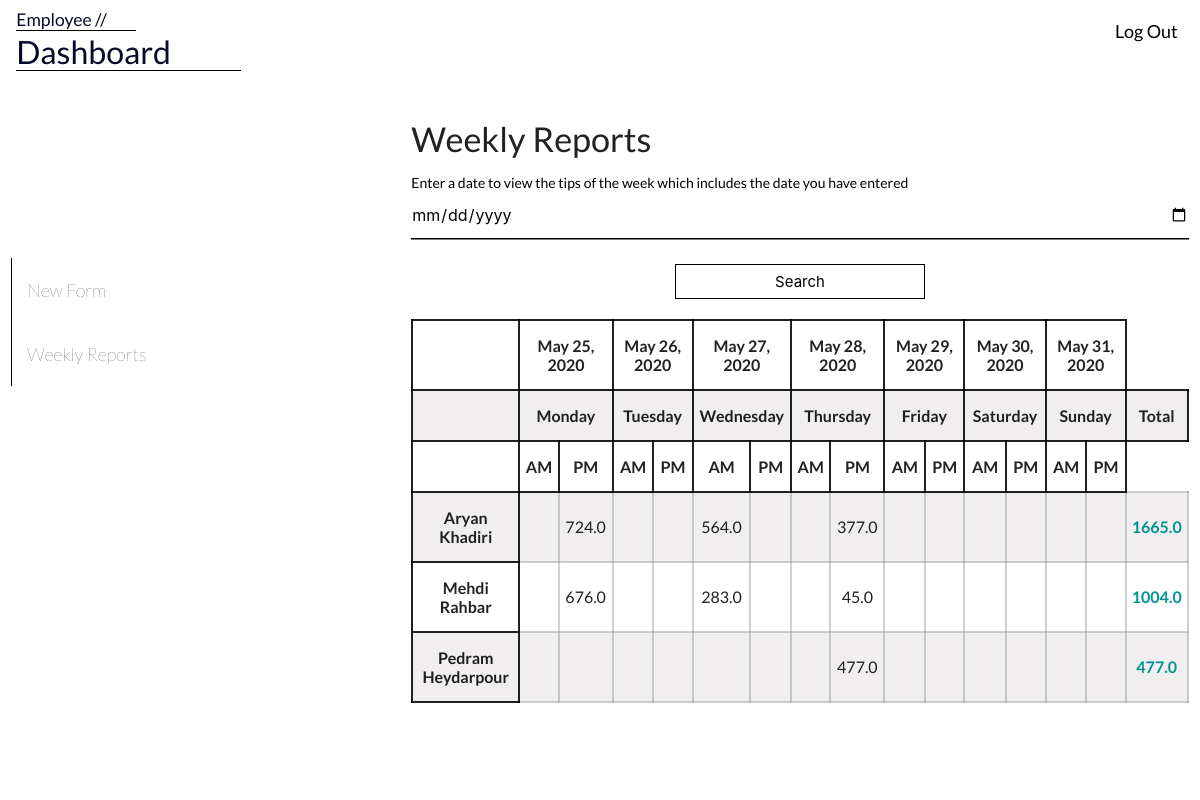
The app's page /employee/weeklyreports (signed in) with its own data.
### Manager/models.py (models this page shows, shortened)
class Employee (models.Model):
    name = models.CharField (max_length = 100)
    point = models.FloatField()
    phone = models.CharField(max_length = 10)

### Employees/models.py (models this page shows)
class Tip(models.Model):
    date = models.DateField()
    tip_amount = models.FloatField()
    time_frame = models.CharField(max_length = 20, choices = (('AM','AM'),('PM','PM')), null=True, blank=True)
    paid_today = models.FloatField()
    paid_later = models.FloatField()
    point = models.FloatField()
    employee = models.ForeignKey(Employee, on_delete=models.CASCADE)

### Employees/views.py (the view)
# urls.py: path('weeklyreports', weekly_report_view, name = "weekly_reports"),
@login_required
def weekly_report_view(request):
    title = "Weekly Reports BY Employee"
    if request.method == 'POST':
        print(request.POST)
        today_date_str = request.POST['date_input']
        today_date = datetime.strptime(today_date_str, '%Y-%m-%d').date()
        today_day = today_date.weekday()
    else:
        today_day = datetime.today().weekday()
        today_date = datetime.today().date()
    first_date_of_week = today_date - timedelta(today_day)
    last_date_of_week = first_date_of_week + timedelta(7)
    days_dates=[]
    for i in range(0,7):
        days_dates.append(first_date_of_week+timedelta(i))
    tips = Tip.objects.filter(date__lte = last_date_of_week).filter(date__gte=first_date_of_week).order_by('date')
    employees = Employee.objects.all().order_by('name')
    all_info = {}
    total_info = {}
    for employee in employees:
        all_info[employee.name] = {}
        total_info[employee.name] = 0
        for day in days_dates:
            all_info[employee.name][day]=['','']
    for tip in tips:
        if tip.time_frame == 'AM':
            all_info[tip.employee.name][tip.date][0] = tip.paid_later
            total_info[tip.employee.name] += tip.paid_later
        else:
            all_info[tip.employee.name][tip.date][1] = tip.paid_later
            total_info[tip.employee.name] += tip.paid_later
    """all_info = {}
    for employee in employees:
        all_info[employee.name] = []
        for tip in tips:
            if tip.employee == employee:
                all_info[employee.name].append({tip.date:[{tip.time_frame:tip.paid_later}]})
    for key in all_info:
        for i in range(0, 7):"""
    context = {
        'title':title,
        'tips':tips,
        'employees':employees,
        'days_dates':days_dates,
        'all_info':all_info,
        'total_info': total_info
    }
    return render(request, 'weekly_reports_employee.html', context)

### Login/models.py (called while the page is built)
    @property
    def is_active(self):
        return True

### Employees/templates/weekly_reports_employee.html (shortened to what this page needs)
{% extends 'base_employee.html' %}
{% block content %}
<head>
    {% load static %}
    <link rel="stylesheet" type="text/css" href="{% static 'weekly_reports.css' %}">
</head>
<h4>Weekly Reports</h4>
<div id="search-bar">
    <form method="POST">
        <label>Enter a date to view the tips of the week which includes the date you have entered</label>
        <input type="Date" name="date_input" id="date_input" required>
        <div class="center-align">
            <input type="submit" value="Search">
        </div>
    </form>
</div>
<table>
    <tr>
        <th colspan=""></th>
        {% for date in days_dates %}
            <th colspan="2">{{ date }}</th>
        {% endfor %}
    </tr>
    <tr>
        <th colspan="1"></th>
        <th colspan="2">Monday</th>
        <th colspan="2">Tuesday</th>
        <th colspan="2">Wednesday</th>
        <th colspan="2">Thursday</th>
        <th colspan="2">Friday</th>
        <th colspan="2">Saturday</th>
        <th colspan="2">Sunday</th>
        <th>Total</th>
    </tr>
    <tr>
        <th colspan="1"></th>
        <th>AM</th>
        <th>PM</th>
        <th>AM</th>
        <th>PM</th>
        <th>AM</th>
        <th>PM</th>
        <th>AM</th>
        <th>PM</th>
        <th>AM</th>
        <th>PM</th>
        <th>AM</th>
        <th>PM</th>
        <th>AM</th>
        <th>PM</th>
    </tr>
    {% for k, v in all_info.items %}
        <tr>
            <th>{{ k }}</th>
            {% for k1, v1 in v.items %}
                {% for detail in v1 %}
                    <td>{{ detail }}</td>
                {% endfor %}
            {% endfor %}
            {% for emp, total in total_info.items %}
                {% if emp == k %}
                    <td class="total_data">{{ total }}</td>
                {% endif %}
            {% endfor %}
        </tr>
    {% endfor %}
</table>
{% endblock %}

### Manager/static/base.css (style rules this page uses)
body { font-family: Lato !important; background-color: #ffffff; width: 100%; height: 100%; }

### Manager/static/weekly_reports.css (style rules this page uses)
th, td { text-align: center; }
th { border:solid 2px; }
td { border:solid 2px rgba(128, 128, 128, 0.37); }
tr:nth-child(even) { background-color: rgba(41, 12, 0, 0.068); }
.total_data { color:rgb(1, 146, 146); font-weight: bolder; }
label { color: #000000; font-size: 14px; }
input[type="date"] { margin-bottom: 15px !important; cursor: pointer; border-bottom: 1px solid #000000 !important; box-shadow: 0 0.5px 0 0 #000000 !important; }
input[type="submit"] { background: transparent; cursor: pointer; margin: 10px 0px 5px 0px; border: 1px solid #000000; width: 250px; height: 35px; transition: background-color 450ms ease; }

### records on screen
Employee: all_info "Aryan Khadiri"
Tip: v1 "724.0"
Tip: v1 "564.0"
Tip: v1 "377.0"
Employee: all_info "Mehdi Rahbar"
Tip: v1 "676.0"
Tip: v1 "283.0"
Tip: v1 "45.0"
Employee: all_info "Pedram Heydarpour"
Tip: v1 "477.0"

### other values on screen
{{ date }} "May 25, 2020" "May 26, 2020" "May 27, 2020" "May 28, 2020" "May 29, 2020" "May 30, 2020" "May 31, 2020"
{{ total }} "1665.0" "1004.0" "477.0"
